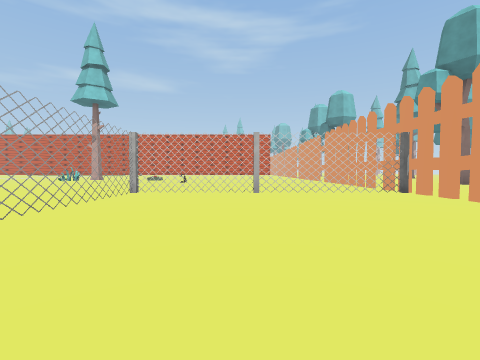
view 1 (above)

24 first-person views from a walk through a scene from a Unity 3-D project. The camera is 1.2 m above the floor, tilts 2° down and sees 85° across. The floor is counted in squares, 2 m on a side. Each view is taken from the middle of a square. On the plan, view 1 faces up. The plan holds only what a view shows up to about 9 squares ahead; the rest is blank. The place goes on beyond the plan. The player character is not drawn. Some surface patterns are stand-ins.

view 2
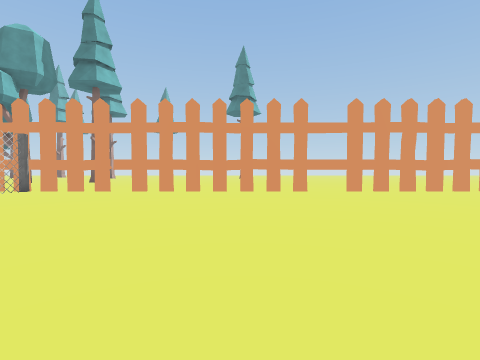

view 3
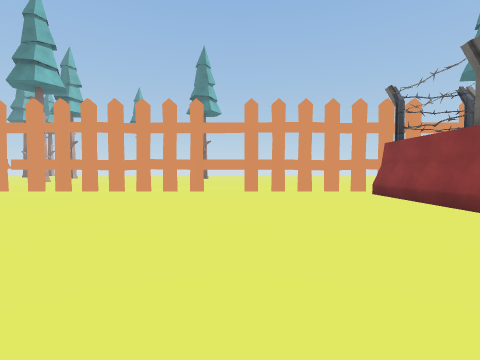

view 4
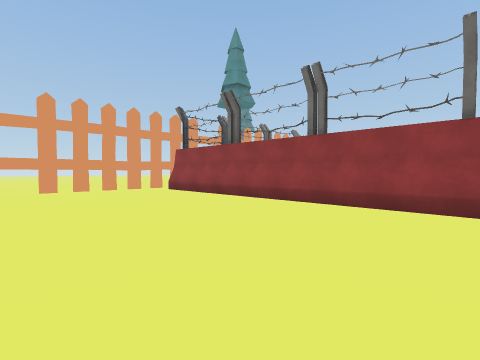

view 5
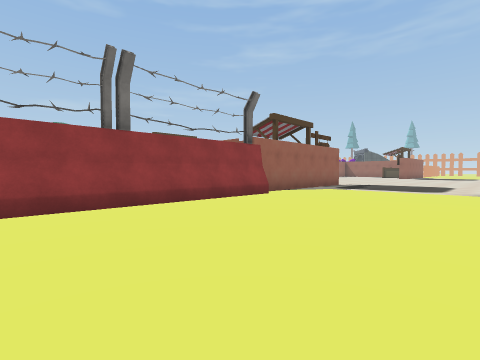

view 6
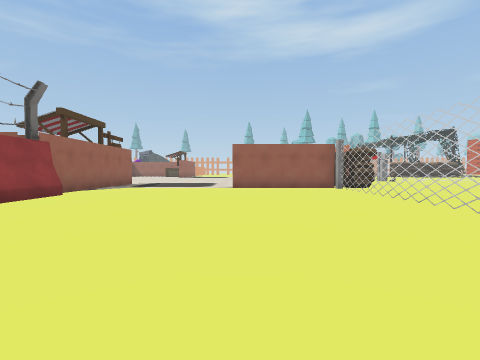

view 7
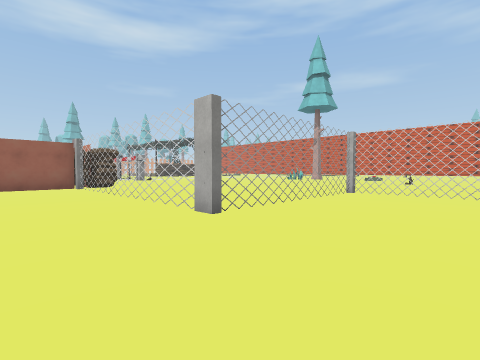

view 8
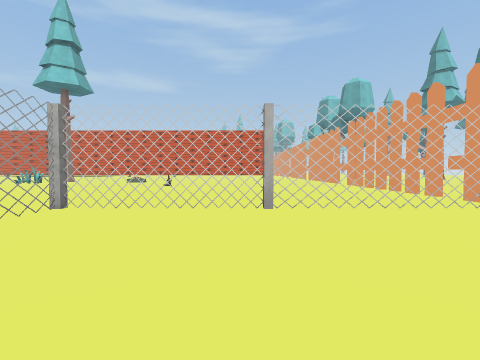

view 9
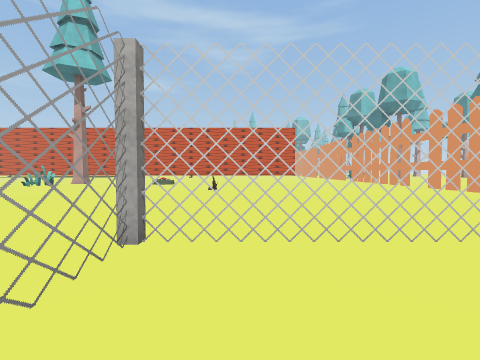

view 10
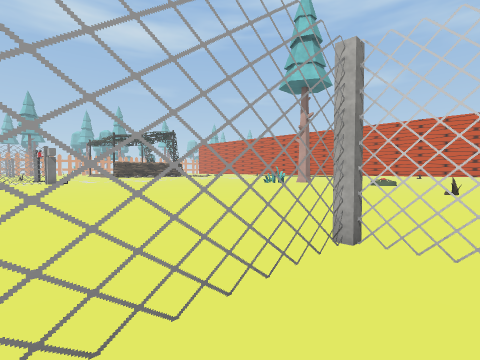

view 11
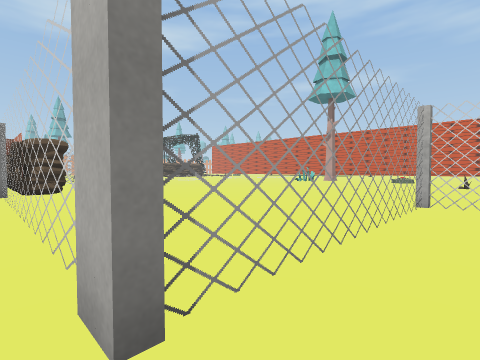

view 12
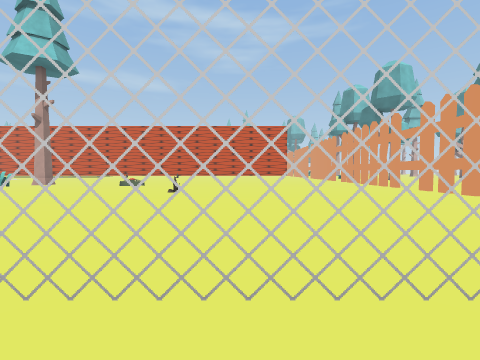

view 13
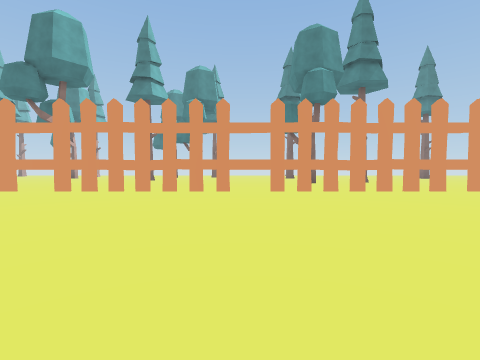

view 14
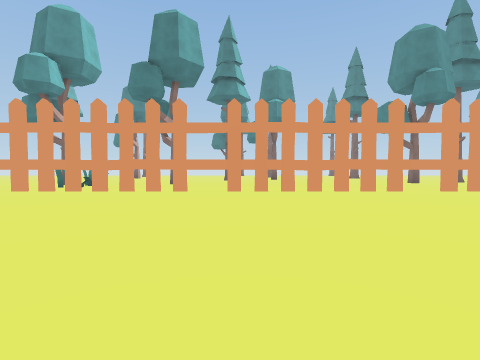

view 15
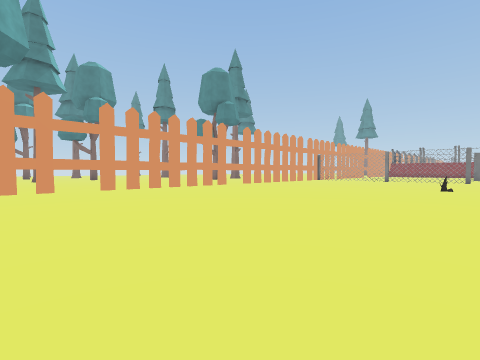

view 16
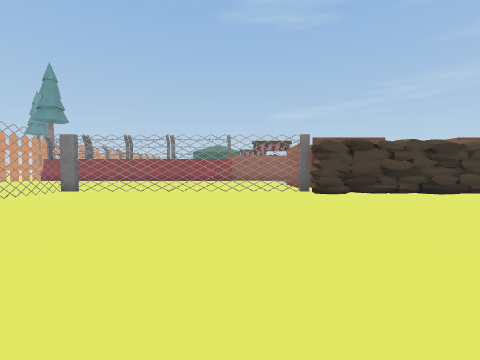

view 17
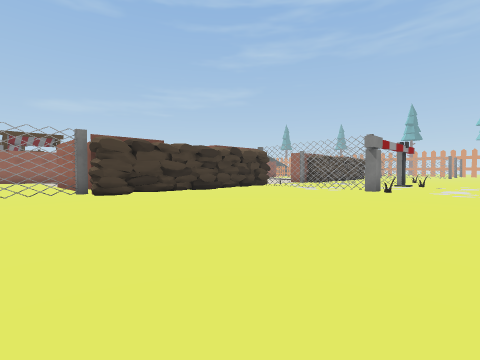

view 18
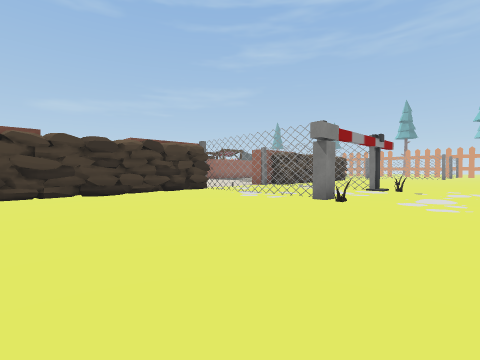

view 19
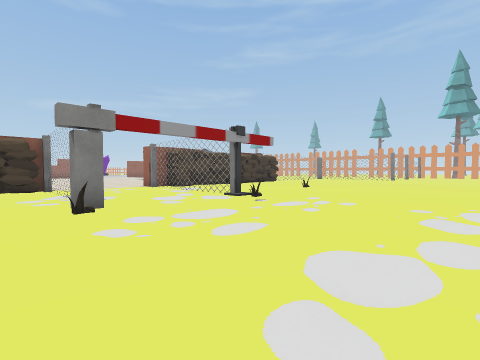

view 20
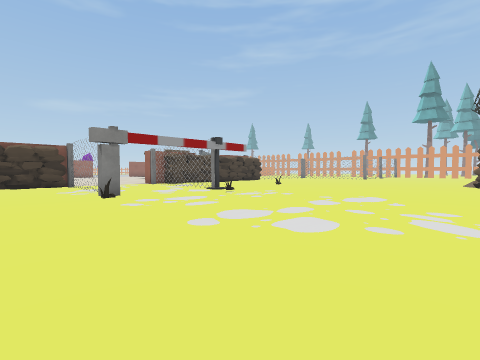

view 21
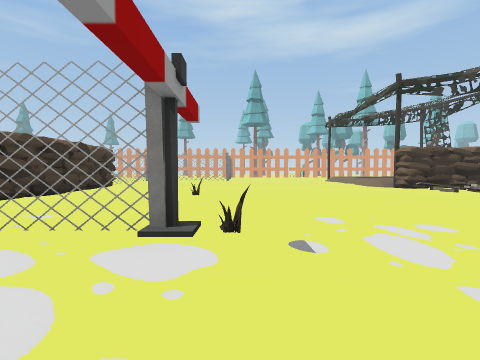

view 22
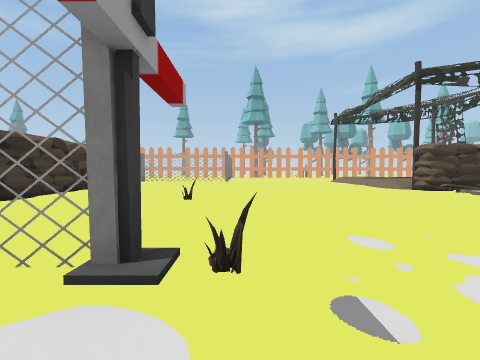

view 23
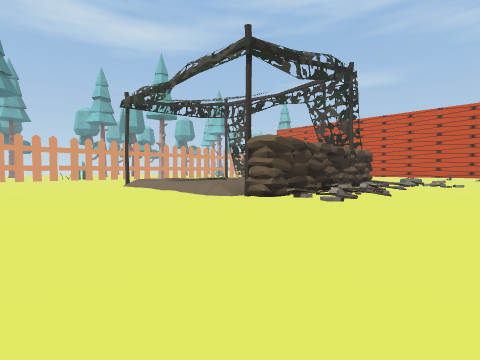

view 24
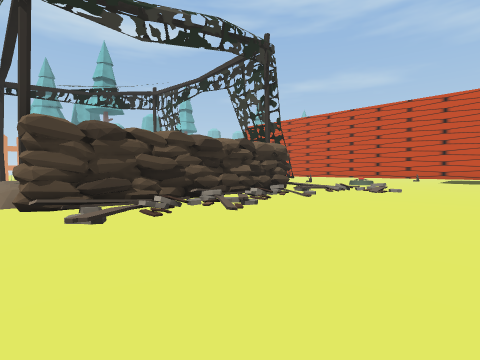

### Floor plan
Key: @ floor where view 1 was taken; # wall or solid block; . floor; / step, stairs or slope; = window, fence, low wall or low ledge; T thing the floor can be seen under or through; B barrier; R rock; O other object.
Columns run from 29 left of view 1 to 5 right of it. Each row starts with its distance up from view 1.
 23       ..                 .........#
 22      /...                .........#
 21     ///..                .........#
 20    //....                .........#
 19    #/....                .........#
 18    #/....                .........#
 17    #/....                .........#
 16    #//...                .........#
 15    #//...                .........#
 14 ///#//..........     .............#
 13 ///.............     .....O.......#
 12 ................     .............#
 11 ................     .............#
 10 ..................................#
  9 ..................................#
  8   .......R...R....................#
  7   ...O...T...T............TTTTTTTT#
  6   .......T...T............T.......#
  5   .......T...T............T.......#
  4     .....T...T............T.......#
  3    #####   ..#######......T.......#
  2                    #TTTTTT........#
  1                    #..............#
  0                    #.........@....#
 -1                   .=..............#
 -2                 ..................#
 -3                 ..................#
 -4                  .................#
 -5                   ................#
 -6                    =##OOOOOOOOOOO##
 -7                                 BB
 -8                                 B
 -9                                 OO
-10                                 O

Positions as (right, up) in squares from view 1, and headings:
1: (0, 0), facing up
2: (-3, 1), facing right
3: (-3, -2), facing right
4: (-4, -1), facing down-right
5: (-2, -1), facing down-left
6: (-1, -1), facing left
7: (0, 0), facing up-left
8: (0, 3), facing up
9: (-2, 5), facing up
10: (-2, 5), facing up-left
11: (-2, 2), facing up-left
12: (-1, 6), facing up
13: (-3, 15), facing right
14: (-3, 20), facing right
15: (-4, 23), facing down-right
16: (-8, 10), facing down
17: (-8, 10), facing down-left
18: (-11, 10), facing down-left
19: (-15, 12), facing down-left
20: (-14, 14), facing down-left
21: (-17, 8), facing left
22: (-18, 8), facing left
23: (-22, 9), facing up-left
24: (-21, 13), facing up-left
